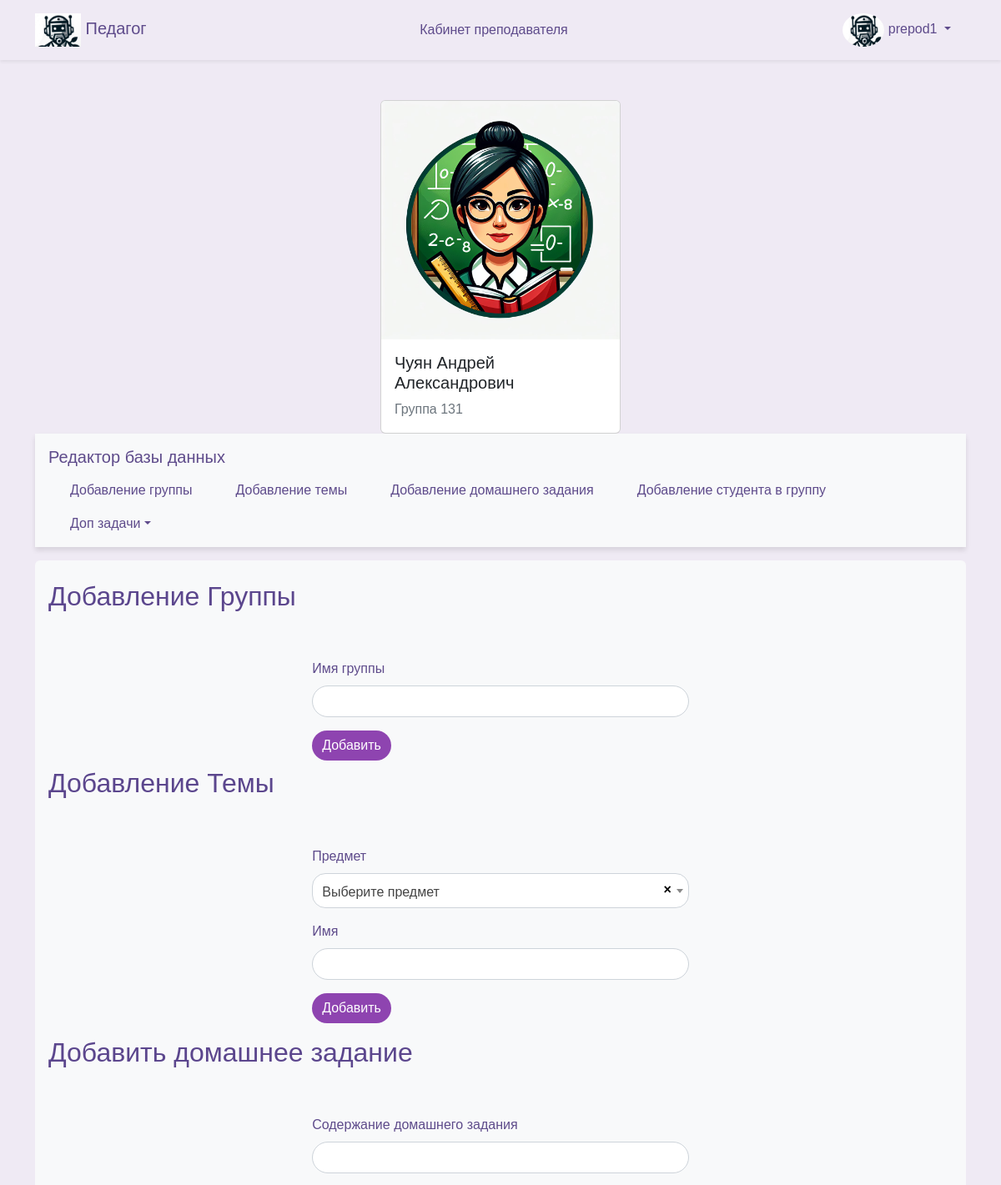
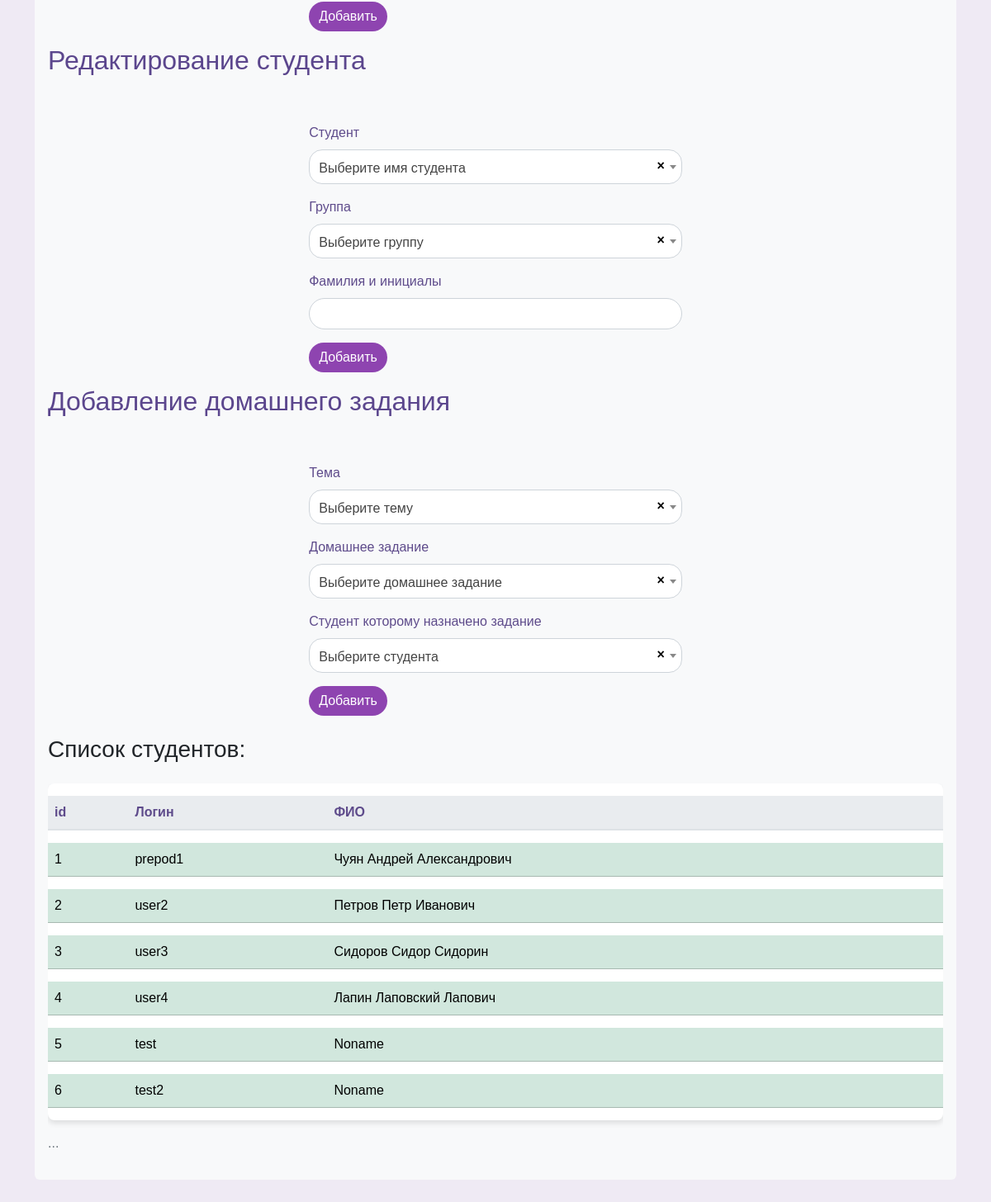
The app's page /prepod (signed in) with its own data (2 pictures, top to bottom).
### database/models.py (models this page shows, shortened)
class User(Base):
    __tablename__ = "users"
    id = Column(Integer, primary_key=True)
    username = Column(String, unique=True)
    fio = Column(String, default= 'Noname')  # Убрали уникальность
    email = Column(String, unique=True)
    password = Column(String)
    user_type = Column(Enum(UserType), default=UserType.student)
    group_id = Column(Integer, ForeignKey("group.id"), default= 1)
    group = relationship("Group", back_populates="user")
    history_user = relationship("History", back_populates="user_history")

class Group(Base):
    __tablename__ = "group"
    id = Column(Integer, primary_key=True)
    name = Column(String, unique=True, nullable=False)
    user = relationship("User", back_populates="group")

### frontend/router.py (the view)
@router.get("/prepod")
async def get_users(
    request: Request,
    user: User = Depends(get_user_or_redirect),
    session: AsyncSession = Depends(get_session),
):
    data = await CRUDUser.get_user_fio(session, user.username)
    data = data
    data = [
        {"id": i, **dct}
        for i, dct in enumerate(data, start=1)
    ]
    print(data)
    users = await CRUDUser.get_all(session)
    groups = await CRUDGroup.get_all(session)
    disciplines = await CRUDDiscipline.get_all(session)
    themes = await CRUDTheme.get_all(session)
    homeworks = await CRUDHomework.get_all(session)
    students = await CRUDUser.get_all(session)
    data2 = []
    for user_data in users:
        data2.append({"id": user_data.id, "username": user_data.username, "fio": user_data.fio})  # Пример добавления данных пользователя, измените на необходимые поля
    return templates.TemplateResponse(
        "prepod/prepod.html",
        {
            "request": request,
            "user": user,
            "data": data,
            "users": users,
            "groups": groups,
            "disciplines": disciplines,
            "themes": themes,
            "homeworks": homeworks,
            "students": students,
            "data2": data2,
        },
    )

### frontend/template/prepod/prepod.html (shortened to what this page needs)
{% extends "base/base.html" %}
{% block content %}
<div class="d-flex justify-content-center">
  <div class="card" style="width: 18rem;">
    <img src="../assets/img/prepod.jpg" class="card-img-top" alt="...">
    <div class="card-body">
      <h5 class="card-title">{{ data[0]['fio'] }}</h5>
      <p class="card-text">{{ data[0]['group_name'] }}</p>
    </div>
  </div>
</div>
<nav id="navbar-example2" class="navbar bg-body-tertiary px-3 mb-3">
  <a class="navbar-brand" href="#">Редактор базы данных</a>
  <ul class="nav nav-pills">
    <li class="nav-item">
      <a class="nav-link" href="#scrollspyHeading1">Добавление группы</a>
    </li>
    <li class="nav-item">
      <a class="nav-link" href="#scrollspyHeading2">Добавление темы</a>
    </li>
    <li class="nav-item">
      <a class="nav-link" href="#scrollspyHeading3">Добавление домашнего задания</a>
    </li>
    <li class="nav-item">
      <a class="nav-link" href="#scrollspyHeading4">Добавление студента в группу </a>
    </li>
    <li class="nav-item dropdown">
      <a class="nav-link dropdown-toggle" data-bs-toggle="dropdown" href="#" role="button" aria-expanded="false">Доп задачи</a>
    </li>
  </ul>
</nav>
<div data-bs-spy="scroll" data-bs-target="#navbar-example2" data-bs-root-margin="0px 0px -40%" data-bs-smooth-scroll="true" class="scrollspy-example bg-body-tertiary p-3 rounded-2" tabindex="0">
  <h4 id="scrollspyHeading1"><h2>Добавление Группы</h2>
    <div class="d-flex justify-content-center">
      <div class="mt-5 col-lg-5">
        <form action="/group" method="post">
          <div class="mb-3">
            <label for="name" class="form-label">Имя группы</label>
            <input type="text" class="form-control" id="name" name="name" required>
          </div>
          <button type="submit" class="btn btn-primary">Добавить</button>
        </form>
      </div>
    </div>
  </h4>
  <h4 id="scrollspyHeading2"><h2>Добавление Темы</h2>
    <div class="d-flex justify-content-center">
      <div class="mt-5 col-lg-5">
        <form action="/theme" method="post">
          <div class="mb-3">
            <label for="discipline_id" class="form-label">Предмет</label>
          </div>
          <div class="mb-3">
            <label for="name" class="form-label">Имя</label>
            <input type="text" class="form-control" id="name" name="name" required>
          </div>
          <button type="submit" class="btn btn-primary">Добавить</button>
        </form>
      </div>
    </div>
  </h4>
  <h4 id="scrollspyHeading3"><h2>Добавить домашнее задание</h2>
    <div class="d-flex justify-content-center">
      <div class="mt-5 col-lg-5">
        <form action="/homework" method="post">
          <div class="mb-3">
            <label for="name" class="form-label">Содержание домашнего задания</label>
            <input type="text" class="form-control" id="name" name="name" required>
          </div>
          <button type="submit" class="btn btn-primary">Добавить</button>
        </form>
      </div>
    </div>
  </h4>
  <h4 id="scrollspyHeading4"><h2>Редактирование студента</h2>
    <div class="d-flex justify-content-center">
      <div class="mt-5 col-lg-5">
        <form action="/user-group" method="post">
          <div class="mb-3">
            <label for="user_username" class="form-label">Студент</label>
          </div>
          <div class="mb-3">
            <label for="group_id" class="form-label">Группа</label>
          </div>
          <div class="mb-3">
            <label for="user_fio" class="form-label">Фамилия и инициалы</label>
            <input type="text" class="form-control" id="user_fio" name="user_fio" required>
          </div>
          <button type="submit" class="btn btn-primary">Добавить</button>
        </form>
      </div>
    </div>
  </h4>
  <h4 id="scrollspyHeading5"><h2>Добавление домашнего задания</h2>
    <div class="d-flex justify-content-center">
      <div class="mt-5 col-lg-5">
        <form action="/theme-homework" method="post">
          <div class="mb-3">
            <label for="theme_id" class="form-label">Тема</label>
          </div>
          <div class="mb-3">
            <label for="homework_id" class="form-label">Домашнее задание</label>
          </div>
          <div class="mb-3">
            <label for="user_id" class="form-label">Студент которому назначено задание</label>
          </div>
          <button type="submit" class="btn btn-primary">Добавить</button>
        </form>
      </div>
    </div>
    <div class="row">
      <div class="col-12">
        <h3 class="mb-4">Список студентов:</h3>
        <div class="table-responsive">
          <table class="table table-hover table-shadow table-rounded">
            <thead>
              <tr>
                <th scope="col">id</th>
                <th scope="col">Логин</th>
                <th scope="col">ФИО</th>
              </tr>
            </thead>
            <tbody>
              {% for row in data2 %}
              <tr class="table-success">
                <td>{{ row.id }}</td>
                <td>{{ row.username }}</td>
                <td>{{ row.fio }}</td>
              </tr>
              {% endfor %}
            </tbody>
          </table>
        </div>
      </div>
    </div>
  </h4>
  <p>...</p>
</div>
{% endblock %}

### frontend/template/base/nav.html (shortened to what this page needs)
<nav class="navbar navbar-expand-lg navbar-light shadow-sm">
    <div class="container">
      <a class="navbar-brand" href="/">
        <img src="/assets/img/logo2.jpg" alt="Педагог Logo" id="brand-logo" style="max-height: 40px;"> Педагог
      </a>
      <div class="collapse navbar-collapse" id="navbarNav">
        {% if user %}
        <ul class="navbar-nav mx-auto">
          {% if user.user_type.value == 'teacher' %}
          <li class="nav-item {% if request_path == '/prepod' %}active{% endif %}">
            <a class="nav-link" href="/prepod">Кабинет преподавателя</a>
          </li>
          {% endif %}
        </ul>
        <ul class="navbar-nav">
          <li class="nav-item dropdown">
            <a class="nav-link dropdown-toggle" href="#" id="navbarDropdownMenuLink" data-bs-toggle="dropdown"
              aria-expanded="false">
              <img src="/assets/img/logo2.jpg" alt="Профиль" style="border-radius: 50%; width: 50px; height: 40px;">
              {{user.username}}
            </a>
          </li>
        </ul>
        {% endif %}
      </div>
    </div>
</nav>

### frontend/assets/css/base.css (style rules this page uses)
body { margin: 0; font-family: 'Nunito Sans', Arial, sans-serif; background-color: #efeaf4; }
.navbar { background-color: rgb(255, 255, 255), 255, 255); box-shadow: 0 4px 6px rgba(0, 0, 0, 0.1); }
.navbar-brand, .nav-link { color: #5e4b8b !important; }
.nav-link { margin: 0 10px; border-radius: 20px; transition: background-color 0.3s, color 0.3s; }
h2 { color: #5b468d; }
p { color: #6c757d; }
.table { background-color: #ffffff; color: #5e4b8b; border-collapse: separate; border-spacing: 0 15px; }
.table th, .table td { border-top: none !important; vertical-align: middle; }
.table thead th { background-color: #e9ecef; color: #5e4b8b; border-bottom: 2px solid #dee2e6; }
.table td { padding: .5rem; }
.table-rounded { border-radius: .5rem; overflow: hidden; }
.table-shadow { box-shadow: 0 4px 6px rgba(0, 0, 0, 0.1); }
.form-label { color: #5e4b8b; }
.form-control { border-radius: 20px; border: 1px solid #ced4da; transition: border-color 0.3s, box-shadow 0.3s; }
.btn { border-radius: 20px; }
.btn-primary { background-color: #8e44b0; border: none; color: #ffffff; transition: background-color 0.3s, color 0.3s, box-shadow 0.3s; }

### records on screen
User: username "prepod1", fio "Чуян Андрей Александрович", id "1"
Group: name "Группа 131"
User: id "2", username "user2", fio "Петров Петр Иванович"
User: id "3", username "user3", fio "Сидоров Сидор Сидорин"
User: id "4", username "user4", fio "Лапин Лаповский Лапович"
User: id "5", username "test", fio "Noname"
User: id "6", username "test2", fio "Noname"
